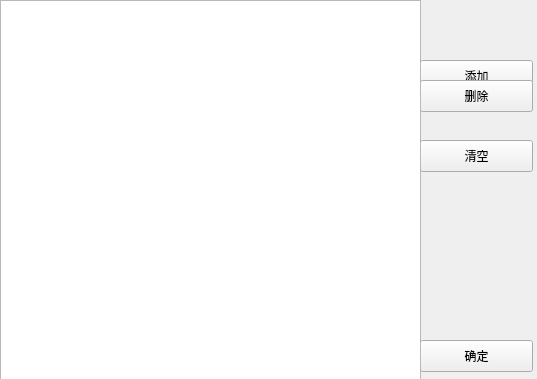
<?xml version="1.0" encoding="UTF-8"?>
<ui version="4.0">
 <class>GroupSetWindow</class>
 <widget class="QWidget" name="GroupSetWindow">
  <property name="geometry">
   <rect>
    <x>0</x>
    <y>0</y>
    <width>537</width>
    <height>379</height>
   </rect>
  </property>
  <property name="windowTitle">
   <string>Form</string>
  </property>
  <widget class="QPushButton" name="addBtn">
   <property name="geometry">
    <rect>
     <x>420</x>
     <y>60</y>
     <width>113</width>
     <height>32</height>
    </rect>
   </property>
   <property name="text">
    <string>添加</string>
   </property>
  </widget>
  <widget class="QPushButton" name="deleteBtn">
   <property name="geometry">
    <rect>
     <x>420</x>
     <y>80</y>
     <width>113</width>
     <height>32</height>
    </rect>
   </property>
   <property name="text">
    <string>删除</string>
   </property>
  </widget>
  <widget class="QPushButton" name="emptyBtn">
   <property name="geometry">
    <rect>
     <x>420</x>
     <y>140</y>
     <width>113</width>
     <height>32</height>
    </rect>
   </property>
   <property name="text">
    <string>清空</string>
   </property>
  </widget>
  <widget class="QPushButton" name="confirmBtn">
   <property name="geometry">
    <rect>
     <x>420</x>
     <y>340</y>
     <width>113</width>
     <height>32</height>
    </rect>
   </property>
   <property name="text">
    <string>确定</string>
   </property>
  </widget>
  <widget class="QTableWidget" name="groupTable">
   <property name="geometry">
    <rect>
     <x>0</x>
     <y>0</y>
     <width>421</width>
     <height>381</height>
    </rect>
   </property>
  </widget>
 </widget>
 <resources/>
 <connections/>
</ui>
